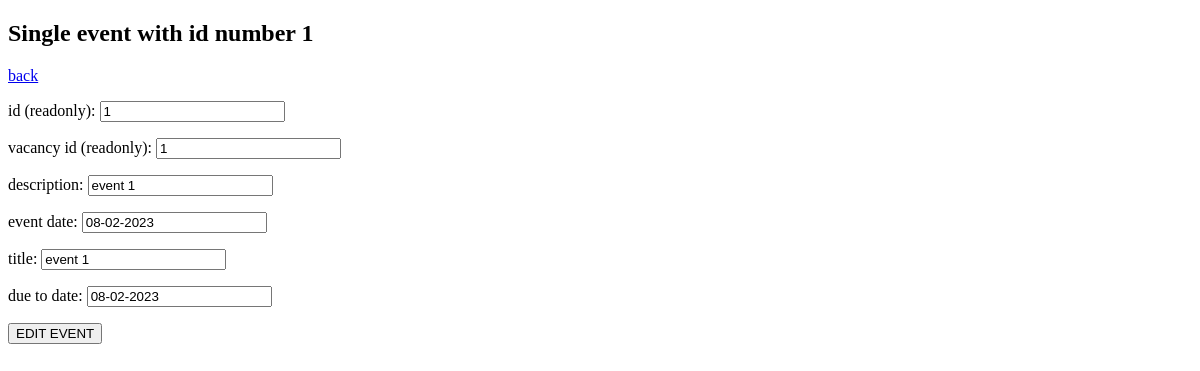
Before: /vacancy/1/events/1/ with the older database file.
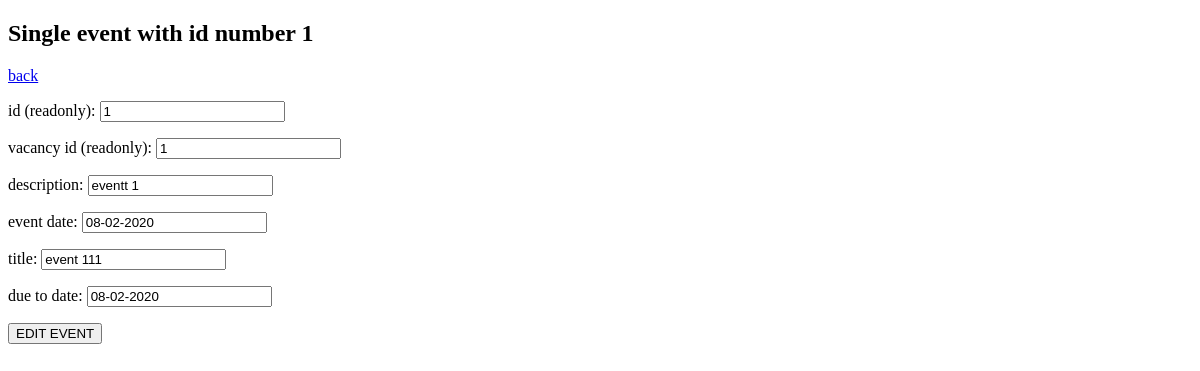
After: the same page with the newer database file.
### tables this page shows
CREATE TABLE "event" (
	"id"	INTEGER NOT NULL UNIQUE,
	"vacancy_id"	INTEGER NOT NULL,
	"description"	TEXT NOT NULL,
	"event_date"	TEXT,
	"title"	TEXT NOT NULL,
	"due_to_date"	TEXT,
	"status"	INTEGER NOT NULL DEFAULT 0,
	PRIMARY KEY("id" AUTOINCREMENT)
);

### app.py (the view, shortened to what this page needs)
@app.route('/vacancy/<int:vacancy_id>/events/<int:event_id>/', methods=['GET', 'POST'])
def vacancy_event_single(vacancy_id, event_id):
    with db_processing.DB(rows_check=True) as db:
        result = db.query(f"SELECT * FROM event WHERE id == {event_id}")
        return render_template('event_single.html', object=result[0])

### db_processing.py (called while the page is built)
    def __enter__(self):
        self.conn = sqlite3.connect('vacancy.db')
        if self.rows_check:
            self.conn.row_factory = sqlite3.Row
        self.c = self.conn.cursor()
        return self

    def query(self, qry):
        self.c.execute(qry)
        result = self.c.fetchall()
        return result

    def __exit__(self, exc_type, exc_val, exc_tb):
        self.c.close()
        self.conn.close()

### templates/event_single.html (shortened to what this page needs)
<!DOCTYPE html>
<html lang="en">
<head>
</head>
<body>
<h2>Single event with id number {{ object.id }}</h2>
<a href="../">back</a>
<form action="/vacancy/{{object.vacancy_id}}/events/{{ object.id }}/" method="POST">
    <p>id (readonly):           <input type="text" name="id" value="{{ object.id }}" readonly></p>
    <p>vacancy id (readonly):   <input type="text" name="vacancy_id" value="{{ object.vacancy_id }}" readonly></p>
    <p>description:             <input type="text" name="description" value="{{ object.description }}"></p>
    <p>event date:              <input type="text" name="event_date" value="{{ object.event_date }}"></p>
    <p>title:                   <input type="text" name="title" value="{{ object.title }}"></p>
    <p>due to date:             <input type="text" name="due_to_date" value="{{ object.due_to_date }}"></p>
    <input type="submit" value="EDIT EVENT">
</form>
</body>
</html>

Changed rows visible on the page:
changed event id 1: description "event 1" → "eventt 1"; event_date "08-02-2023" → "08-02-2020"; title "event 1" → "event 111"; due_to_date "08-02-2023" → "08-02-2020"
